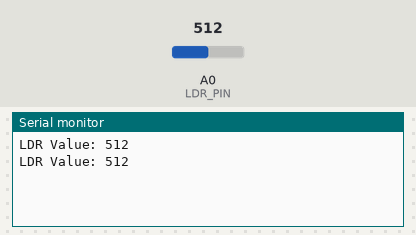
Recording of a sketch running on a simulated Arduino Uno, built with avr-gcc and run on an emulated ATmega328P. Shown: the last lines printed to the serial monitor. The test bench sets the inputs (shaded band); at power-on: A0 (LDR_PIN) = 512.

Above: at 1.8 s.
1.9 s: A0 (LDR_PIN) set to 716
At 2.8 s:
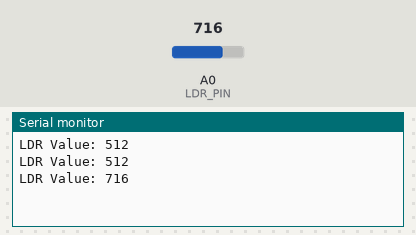
3.4 s: A0 (LDR_PIN) set to 900
At 4.6 s:
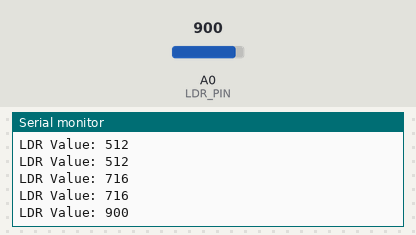
Timing chart, 0 to 6.4 s (numbered marks = the images above; inputs shaded):
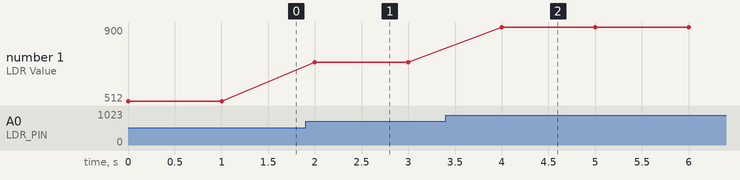

The sketch:

UNO_R3_LDR.ino
```cpp
const int LDR_PIN = A0; // Pin connected to the LDR

void setup() {
  // put your setup code here, to run once:
  Serial.begin(9600); // Start serial communication at 9600 baud rate
  pinMode(LDR_PIN, INPUT); // Set LDR pin as input


}

void loop() {
  // put your main code here, to run repeatedly:
  int ldrValue = analogRead(LDR_PIN); // Read the value from the LDR
  Serial.print("LDR Value: "); // Print
  Serial.println(ldrValue); // the LDR value to the Serial Monitor
  delay(1000); // Wait for 1 second before the next reading

}
```

Measured:
- after the input at 1.9 s, the serial monitor: prints a new line after 0.10 s (image 1)
- after the input at 3.4 s, the serial monitor: prints a new line after 0.60 s (image 2)
- plotted number 1: 512 → 716 after the input at 1.9 s, 716 → 900 after the input at 3.4 s
